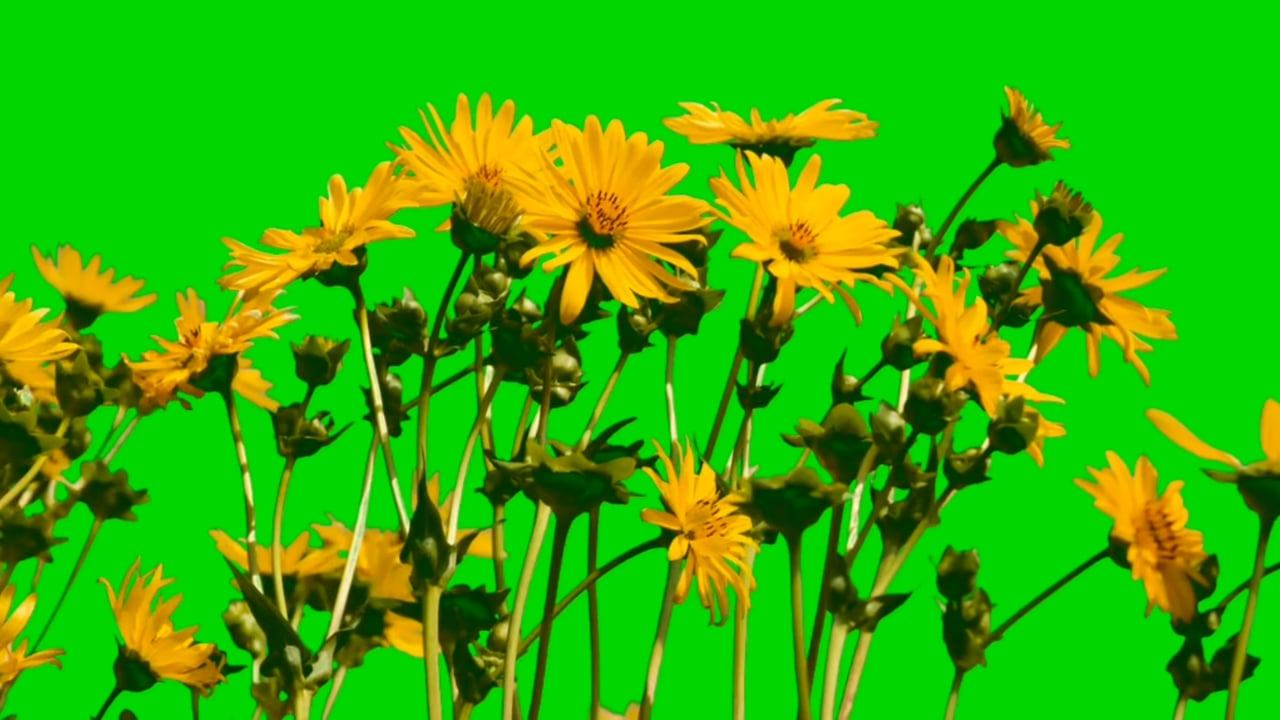
#> input picture lab5/images/flower.jpg, 1280 x 720 px, found by its file name
$ jupyter execute lab5.ipynb
#> lines starting #> are read from the running program, lines starting #| are printed output that depends on the picture; after the words box and inside, x2 and y2 are one past the last pixel; in counts of white or black regions, pixels touching at a corner belong together
#Laboratory work 5. Image Segmentation

[cell 1]
#importing libraries
import numpy as np
import cv2
import matplotlib.pyplot as plt
from sklearn.cluster import KMeans
from skimage.segmentation import slic, mark_boundaries
from skimage.color import rgb2gray
from scipy import ndimage as ndi
from skimage.feature import peak_local_max
from skimage.segmentation import watershed
from skimage.measure import label

[cell 2]
from google.colab import drive
drive.mount('/content/drive')

image_path = "/content/drive/MyDrive/CV-Spring-2026/lab5/images/flower.jpg"

image = cv2.imread(image_path)
#> image is the input picture: shape (720, 1280, 3); mean B, G, R 4.2, 176.1, 52.2

if image is None:
    print("Error: Image not found. Check the path.")
else:
    image = cv2.cvtColor(image, cv2.COLOR_BGR2RGB)

    plt.figure(figsize=(6,6))
    plt.imshow(image)
    plt.title("Original Image")
    plt.axis("off")
    plt.show()

#Task 1. K-means segmentation in Color Space

[cell 3]
#reshaping image
h, w, c = image.shape
#> h = 720; w = 1280; c = 3
pixels = image.reshape((-1, 3))
pixels = np.float32(pixels)

[cell 4]
#applying k-means for different k
K_values = [2, 4, 8]

for K in K_values:
    kmeans = KMeans(n_clusters=K, random_state=42)
    kmeans.fit(pixels)

    centers = np.uint8(kmeans.cluster_centers_)
    labels = kmeans.labels_

    segmented = centers[labels.flatten()]
    segmented_image = segmented.reshape((h, w, 3))

    print(f"\nK = {K}")
    print("Cluster Centers:")
    print(centers)

    plt.figure()
    plt.imshow(segmented_image)
    plt.title(f"K-Means Segmentation (K={K})")
    plt.axis("off")

#Task 2. Color space based segmentation

[cell 5]
#converting to hsv
hsv = cv2.cvtColor(image, cv2.COLOR_RGB2HSV)
#> hsv: shape (720, 1280, 3); mean H, S, V 49.5, 249.1, 185.4
hue = hsv[:, :, 0]

plt.imshow(hue, cmap="hsv")
plt.title("Hue Channel")
plt.colorbar()
plt.show()

[cell 6]
lower = 18
upper = 35

mask = cv2.inRange(hsv, (lower, 80, 80), (upper, 255, 255))
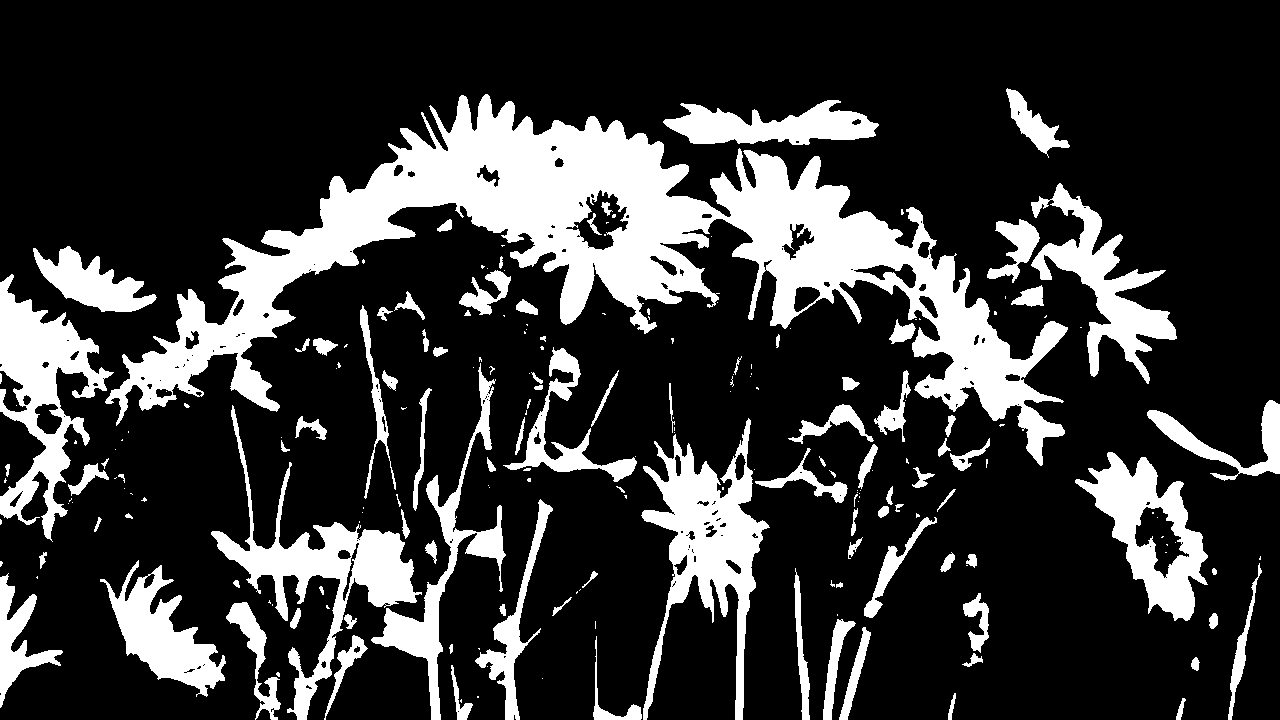
#> mask: shape (720, 1280); 21.7% white; 213 white regions (112 under 20 px), largest, box (x1, y1, x2, y2) and area: (105, 94, 1068, 466) 86834, (641, 418, 770, 720) 13232, (211, 405, 422, 720) 11773

plt.imshow(mask, cmap="gray")
plt.title("Binary Mask - Yellow Flowers")
plt.axis("off")
plt.show()

pixel_count = np.sum(mask > 0)
#> pixel_count = 200439
print("Selected Hue range:", lower, "-", upper)
print("Number of segmented pixels:", pixel_count)
#| Number of segmented pixels: 200439

[cell 7]
#printing statistics
pixel_count = np.sum(mask > 0)
print(f"Selected Hue range: [{lower}-{upper}]")
print(f"Number of segmented pixels: {pixel_count}")
#| Number of segmented pixels: 200439

#Task 3. Region based segmentation using watershed

[cell 8]
#converting to grayscale
gray = cv2.cvtColor(image, cv2.COLOR_RGB2GRAY)
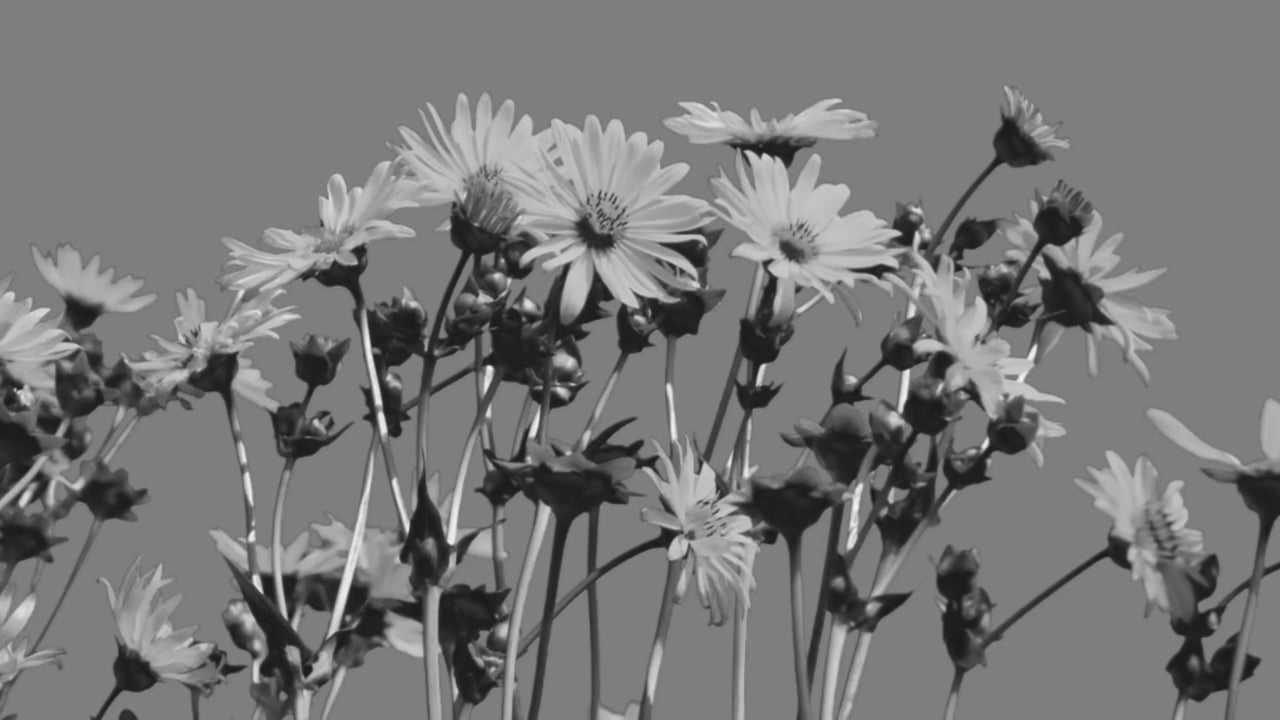
#> gray: shape (720, 1280); min 24, max 245, mean 119.4
plt.imshow(gray, cmap="gray")
plt.title("Grayscale Image")
plt.axis("off")
#> Out = (-0.5, 1279.5, 719.5, -0.5)

[cell 9]
#distance transform
ret, thresh = cv2.threshold(gray, 0, 255, cv2.THRESH_BINARY + cv2.THRESH_OTSU)
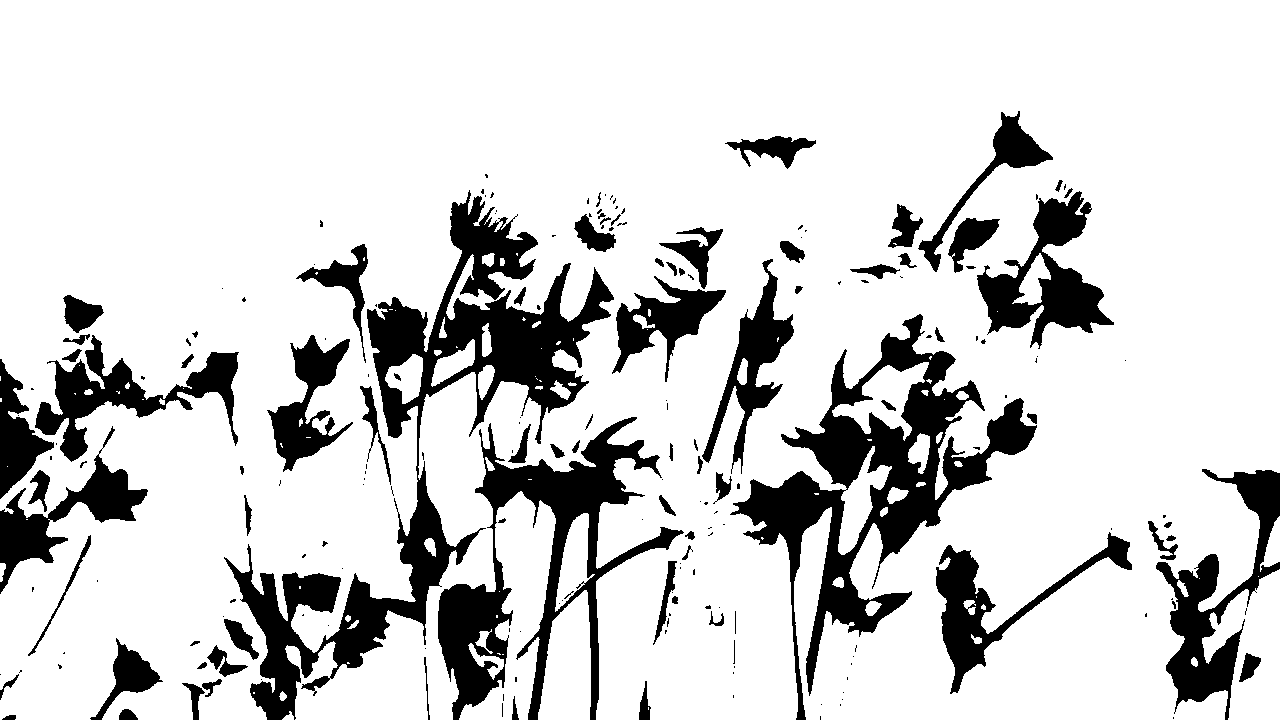
#> thresh: shape (720, 1280); 82.5% white; 204 black regions (122 under 20 px), largest, box (x1, y1, x2, y2) and area: (224, 190, 614, 720) 36836, (730, 314, 1037, 720) 28575, (438, 417, 684, 720) 19512
#> ret = 93
distance = cv2.distanceTransform(thresh, cv2.DIST_L2, 5)

plt.imshow(distance, cmap="jet")
plt.title("Distance Transform")
plt.colorbar()
plt.show()

[cell 10]
# Find local maxima coordinates
coords = peak_local_max(distance, footprint=np.ones((3,3)), labels=thresh)
#> coords = 3424 pairs, first value 1 to 718, second value 1 to 1278

# Create empty marker image
local_max = np.zeros_like(distance, dtype=bool)

# Set local maxima positions to True
local_max[tuple(coords.T)] = True

# Label connected components to create markers
markers = ndi.label(local_max)[0]

# Apply watershed
labels_ws = watershed(-distance, markers, mask=thresh)
#> labels_ws: shape (720, 1280) int32; 2074 distinct labels, from 0 to 2073

# Display result
plt.imshow(labels_ws, cmap="nipy_spectral")
plt.title("Watershed Segmentation")
plt.colorbar()
plt.show()

# Count regions
num_regions = len(np.unique(labels_ws))
#> num_regions = 2074
print("Number of segmented regions:", num_regions)
#| Number of segmented regions: 2074

#Task 4. Superpixel segmentation

[cell 11]
# n_segments defines the approximate number of superpixels, compactness controls the trade-off between color similarity and spatial proximity
segments = slic(image, n_segments=250, compactness=10, start_label=1)
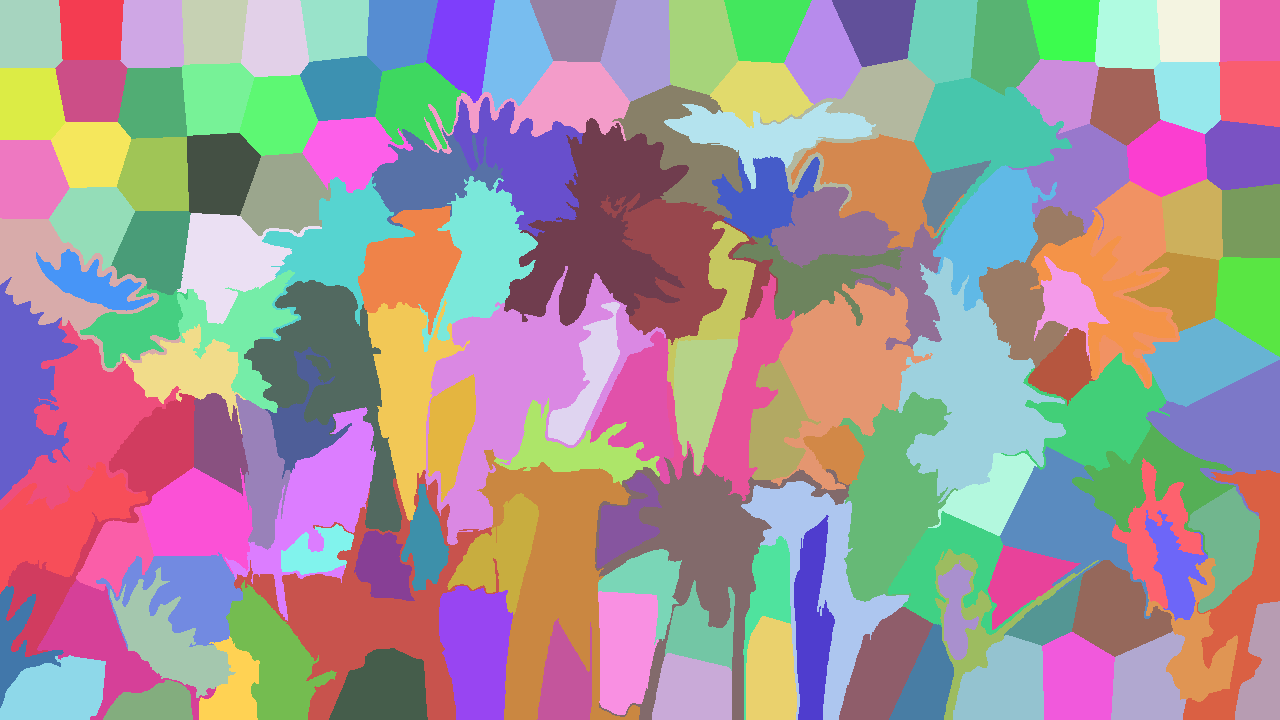
#> segments: shape (720, 1280) int64; 152 distinct labels, from 1 to 152; one colour per label, 0 black

# Visualize superpixel boundaries over the original image
plt.imshow(mark_boundaries(image, segments))
plt.title("SLIC Superpixels")
plt.axis("off")

# Count the number of generated superpixels
num_superpixels = len(np.unique(segments))
#> num_superpixels = 152
print("Number of superpixels:", num_superpixels)
#| Number of superpixels: 152

#Task 5. Segmentation result comparison

[cell 12]
#binary mask from k-means
kmeans = KMeans(n_clusters=4, random_state=42)
kmeans.fit(pixels)

labels = kmeans.labels_.reshape((h, w))

# Choose cluster manually (example: cluster 1)
binary_kmeans = (labels == 1).astype(np.uint8) * 255

plt.imshow(binary_kmeans, cmap="gray")
plt.title("Binary Mask - KMeans")
plt.axis("off")
#> Out = (-0.5, 1279.5, 719.5, -0.5)
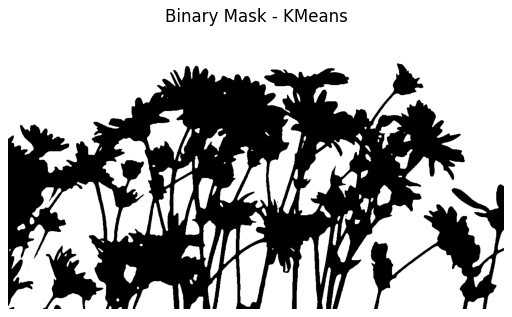
#> figure drawn by matplotlib, 1 panel

[cell 13]
#binary mask from HSV
plt.imshow(mask, cmap="gray")
plt.title("Binary Mask - HSV")
plt.axis("off")
#> Out = (-0.5, 1279.5, 719.5, -0.5)

$ run again, with lab5/images/k2.png saved as lab5/images/flower.jpg
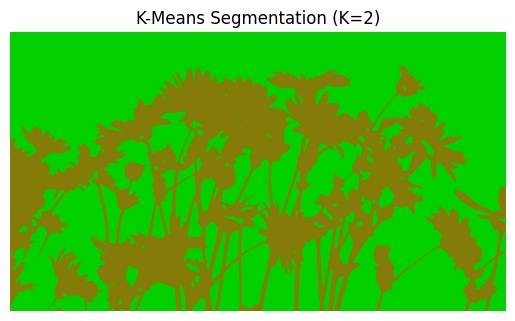
#> input picture lab5/images/k2.png, 515 x 321 px, found by its file name
#> image is the input picture: shape (321, 515, 3); mean B, G, R 43.2, 187.2, 83.2
#> hsv: shape (321, 515, 3); mean H, S, V 44, 208.1, 189.1
#> `mask = cv2.inRange(hsv, (lower, 80, 80), (upper, 255, 255))`:
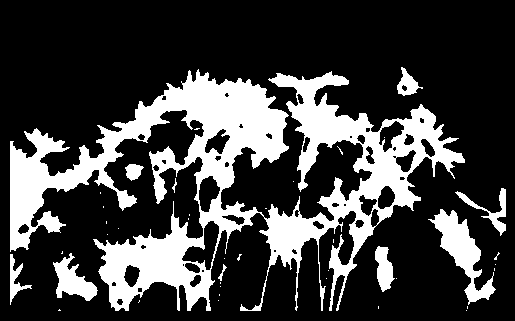
#> mask: shape (321, 515); 25% white; 41 white regions (31 under 20 px), largest, box (x1, y1, x2, y2) and area: (10, 69, 465, 311) 36009, (428, 209, 496, 305) 2124, (53, 253, 98, 301) 1012
#> pixel_count = 41344
#| Number of segmented pixels: 41344
#| Number of segmented pixels: 41344
#> `plt.axis("off")`: Out = (-0.5, 514.5, 320.5, -0.5)
#> thresh: shape (321, 515); 15.6% white; 8 white regions (5 under 20 px), largest, box (x1, y1, x2, y2) and area: (0, 0, 515, 321) 25707, (234, 16, 238, 22) 24, (309, 16, 314, 22) 24
#> ret = 186
#> coords = 1754 pairs, first value 1 to 319, second value 1 to 513
#> labels_ws: shape (321, 515) int32; 170 distinct labels, from 0 to 169
#> num_regions = 170
#| Number of segmented regions: 170
#> segments: shape (321, 515) int64; 140 distinct labels, from 1 to 140
#> num_superpixels = 140
#| Number of superpixels: 140
#> `plt.axis("off")`: Out = (-0.5, 514.5, 320.5, -0.5)
#> `[cell 12] #binary mask from k-means kmeans = KMeans(n_clusters=4, rand..`:
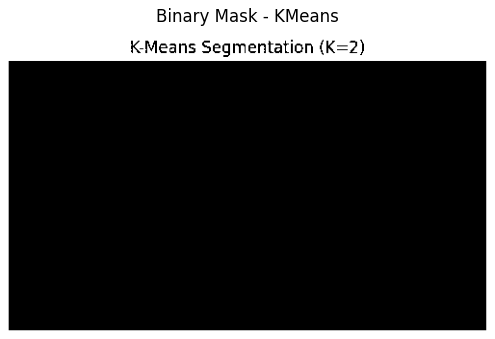
#> figure drawn by matplotlib, 1 panel
